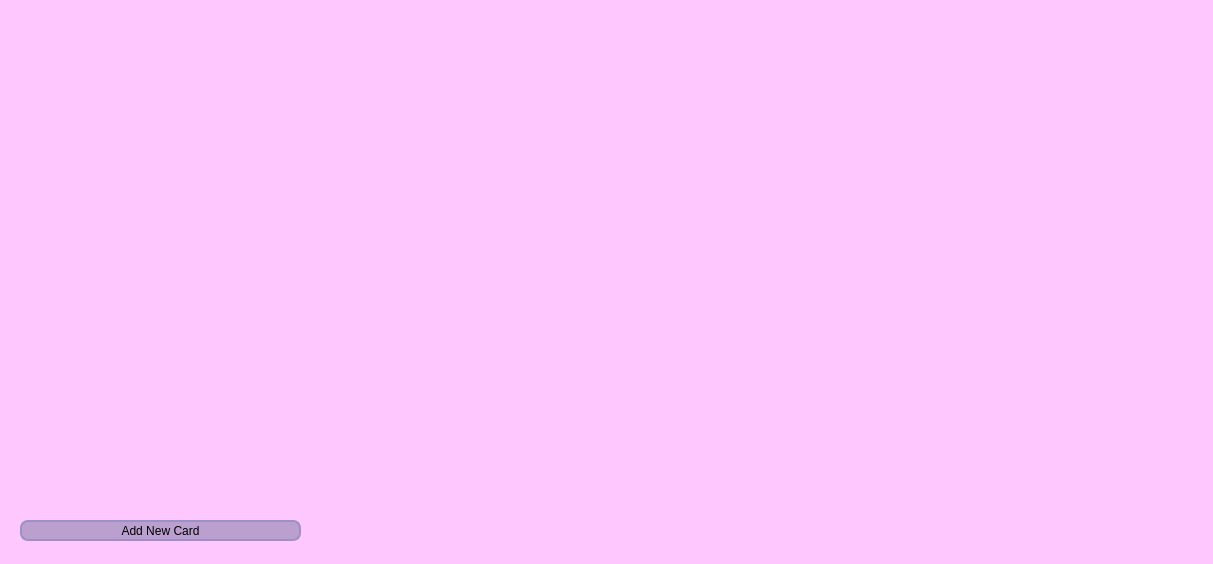
<?xml version="1.0" encoding="UTF-8"?>
<ui version="4.0">
 <class>NewTab</class>
 <widget class="QWidget" name="NewTab">
  <property name="geometry">
   <rect>
    <x>0</x>
    <y>0</y>
    <width>1213</width>
    <height>564</height>
   </rect>
  </property>
  <property name="windowTitle">
   <string>Form</string>
  </property>
  <property name="styleSheet">
   <string notr="true">QWidget {
	background-color: rgb(254, 200, 255);
}
</string>
  </property>
  <widget class="QWidget" name="gridLayoutWidget">
   <property name="geometry">
    <rect>
     <x>0</x>
     <y>10</y>
     <width>1201</width>
     <height>511</height>
    </rect>
   </property>
   <layout class="QGridLayout" name="cellLayout"/>
  </widget>
  <widget class="QPushButton" name="pushButton">
   <property name="geometry">
    <rect>
     <x>20</x>
     <y>520</y>
     <width>281</width>
     <height>21</height>
    </rect>
   </property>
   <property name="styleSheet">
    <string notr="true">QPushButton {
 border: 2px solid  rgb(155, 144, 200);
 border-radius: 8px;
 padding-left: auto;
    padding-right: auto;
 color: rgb(0, 0, 0);
 background-color: rgb(187, 159, 207);
 font: 600 12pt &quot;Montserrat SemiBold&quot;;
}
QPushButton:hover {
 border: 2px solid rgb(156, 132, 192);
 background-color: rgb(156, 132, 192);
}
QPushButton:focus {
 border: 2px solid rgb(109, 86, 154);

}</string>
   </property>
   <property name="text">
    <string>Add New Card</string>
   </property>
  </widget>
 </widget>
 <resources/>
 <connections/>
</ui>
